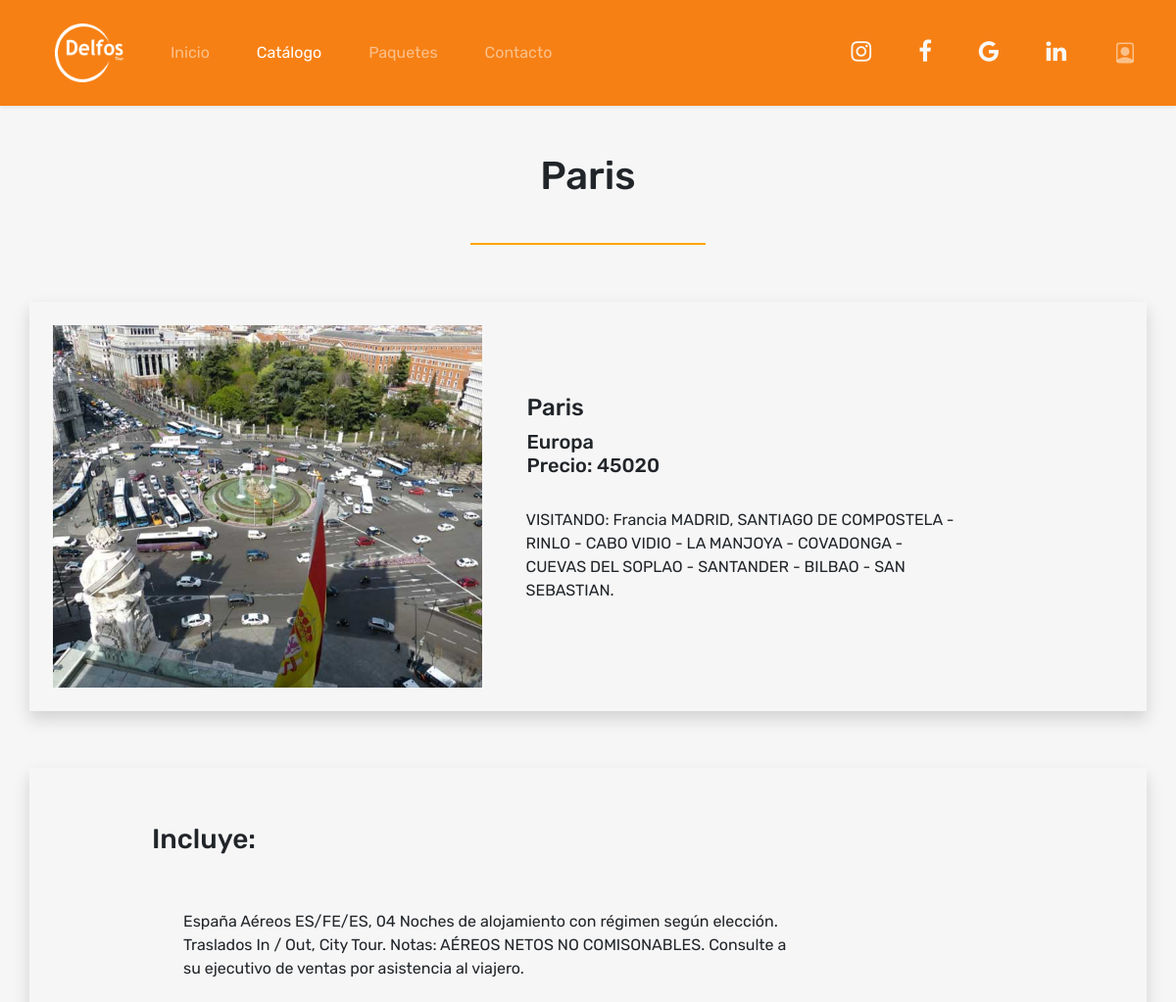
Before: /product_details.php (upper part) with the older database file.
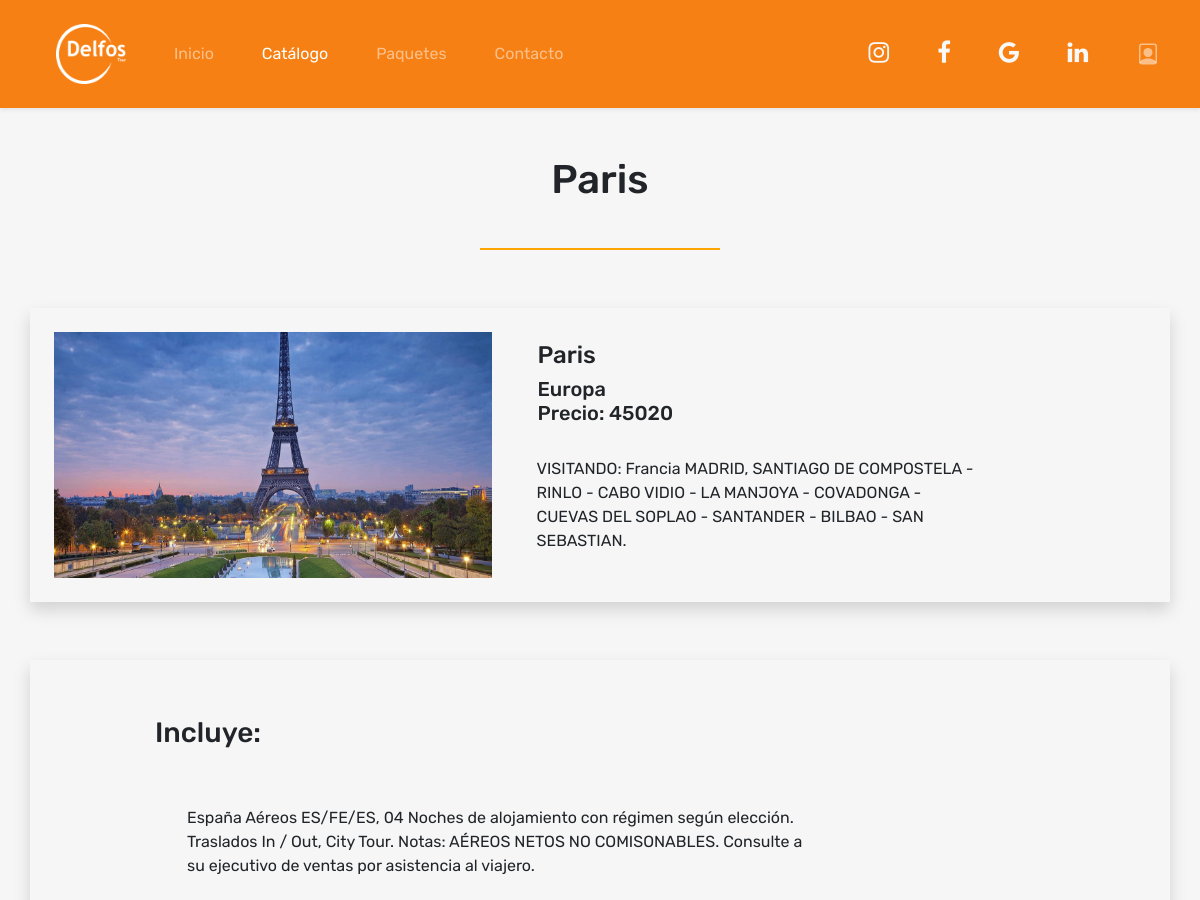
After: the same page with the newer database file.
### tables this page shows
CREATE TABLE `productos` (
  `idproducto` int(11) NOT NULL,
  `idciudad` varchar(3) NOT NULL,
  `precio` int(100) NOT NULL,
  `descripcion` varchar(1000) NOT NULL,
  `detalle` varchar(1000) NOT NULL,
  `url` varchar(300) NOT NULL,
  `destacado` tinyint(1) NOT NULL,
  `activo` tinyint(1) NOT NULL
);

### product_details.php (the view, shortened to what this page needs)
<!DOCTYPE html>
<html lang="en">
<head>
    <?php require_once "./includes/head.php" ?>
</head>
<body>
    <?php
    $db=DB::conectar();
    $queryProductos = "SELECT pr.idproducto as id,
                                ci.nombreciudad as nombre,
                                pa.nombrepais as pais,
                                co.nombrecontinente as continente,
                                ci.nombreciudad as ciudades,
                                pr.precio as precio,
                                pr.descripcion as descripcion,
                                pr.detalle as descripcion_details,
                                pr.url as url,
                                pr.destacado as destacado
                                FROM productos pr, ciudades ci, paises pa, continentes co
                                WHERE pr.idciudad = ci.idciudad
                                AND ci.idpais = pa.idpais
                                AND pa.idcontinente = co.idcontinente
                                AND pr.activo=1";
    $stmt1 = $db->prepare($queryProductos);
    $stmt1->execute();
    $dataProductos = array();
    while($row=$stmt1->fetch(PDO::FETCH_ASSOC)){
        $dataProductos[] = $row;
    }
    require_once "./includes/encabezado.php";
    $id = (isset($_GET["id"]) ? $_GET['id'] : null);
    ?>
    <div class="container text-center pt-5 pb-4">
        <?php foreach ($dataProductos as $key => $value) {
            if ($key == $id) break;
        }
        echo '<h1>' . $value['nombre'] . '</h1>';
        ?>
    </div>
    <div class="pb-5 text-center">
        <svg width="20%" height="2">
            <rect width="100%" height="100" style="fill:rgb(255,165,0);stroke-width:0;stroke:rgb(0,0,0)" />
        </svg>
    </div>
    <section>
        <div class="container shadow justify-content-around p-4">
            <div class="row justify-content-center align-items-center">
                <div class="col-5">
                    <div class="imagen1">
                        <a href="<?php echo $value['url']; ?>" data-fancybox="gallery" data-caption="Caption for single image">
                            <img height="auto" width="100%" src="<?php echo $value['url']; ?>" alt="imagen de <?php echo $value['nombre']; ?>">
                        </a>
                    </div>
                </div>
                <div class="col-lg-7 incluye py-2">
                    <h4 class="pl-3">
                        <?php echo $value['nombre']; ?> <br>
                    </h4>
                    <h5 class="pl-3">
                        <?php echo $value['continente']; ?> <br>
                        Precio: <?php echo $value['precio']; ?>
                    <?php echo '<p class="col-9 pt-4">' . $value['descripcion'] . '</p>' ?>
                </div>
            </div>
        </div>
    </section>
    <section class="descripcion py-5">
        <div class="container py-5 shadow">
            <div class="row justify-content-center align-items-center" id="home">
                <div class="col-10">
                    <h3 class="pb-3">
                        <div class="col-lg-8 incluye py-2">
                            Incluye:
                        </div>
                    </h3>
                </div>
                <div class="col-10">
                    <ul class="descripcion_detalles">
                        <?php echo '<p class="col-9 pt-4">' . $value['descripcion_details'] . '</p>' ?>
                    </ul>
                </div>
                <div class="col-10 pt-3">
                </div>
            </div>
        </div>
    </section>
</body>
</html>

Changed rows visible on the page:
changed productos: url: a different picture
